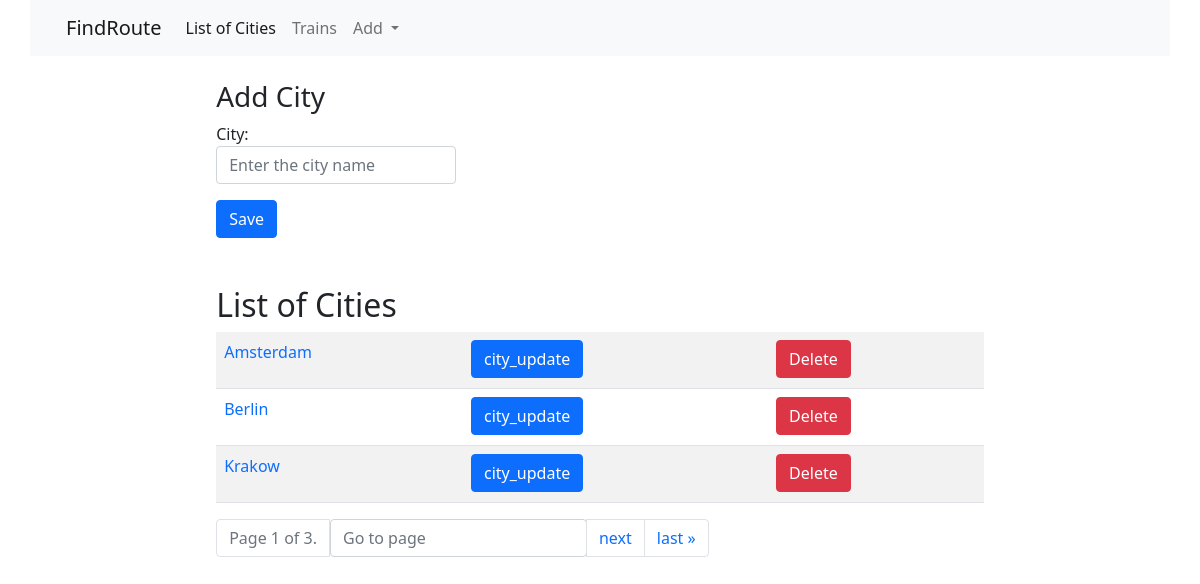
Before: /cities/ with the older database file.
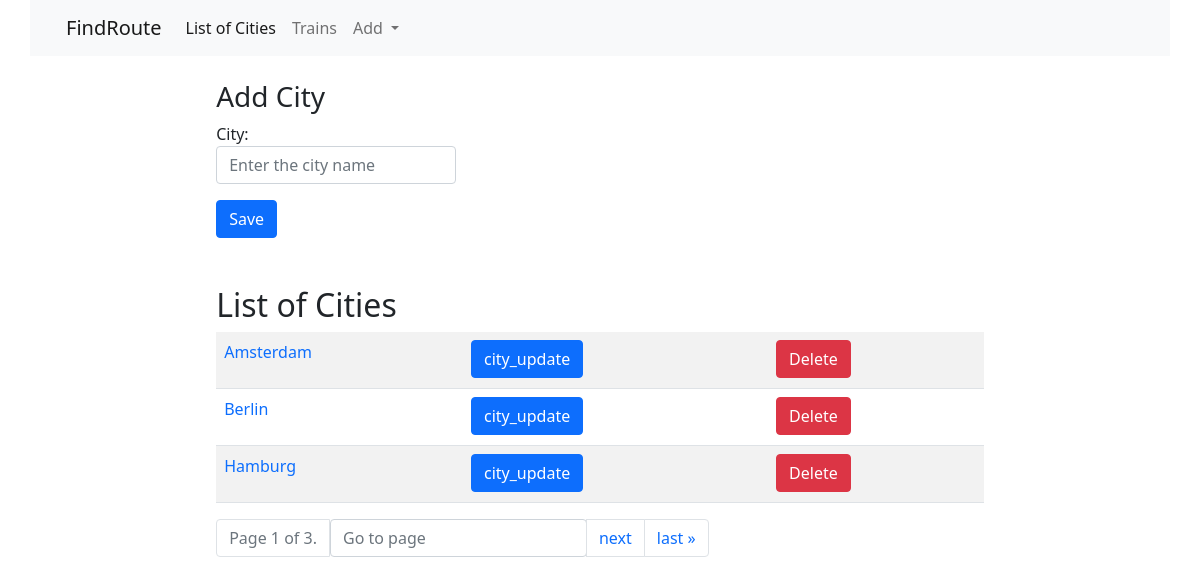
After: the same page with the newer database file.
### cities/models.py (models this page shows, shortened)
class City(models.Model):
    name = models.CharField(max_length=100, unique=True,
                            verbose_name="City name")
    class Meta:
        verbose_name = "City"
        verbose_name_plural = "Cities"
        ordering = ['name']

### cities/views.py (the view)
# urls.py: path('', CityListView.as_view(), name="city_list"),
class CityListView(ListView):
    model = City
    template_name = 'cities/city_list.html'
    paginate_by = 3
    def get_context_data(self, **kwargs):
        context = super().get_context_data(**kwargs)
        form = CityForm()
        context['form'] = form
        return context

### cities/forms.py
class CityForm(forms.ModelForm):
    name = forms.CharField(label="City", widget=forms.TextInput(
        attrs={'class': 'form-control', 'placeholder': 'Enter the city name'}))
    class Meta:
        model = City
        fields = ('name',)

### cities/templates/cities/city_list.html (shortened to what this page needs)
{% extends 'base.html' %}
{% block content %}
<div class="row">
    <div class="col-md-10 mx-auto">
        <br>
        <h3>Add City</h3>
        {% include 'form.html' with button='Save' action='add/' %}
        <br>
        <br>
        <h2>List of Cities</h2>
        <table class="table table-striped">
        {% for object in page_obj %}
        <tr>
            <td>
                <a href="{% url 'cities:city_detail' pk=object.id %}" style="text-decoration: none;"><p>{{object.name}}</p></a>
            </td>
            <td>
                <a href="{% url 'cities:city_update' pk=object.id %}" style="text-decoration: none;"><button type="button" class="btn btn-primary">city_update</button></a>
            </td>
            <td>
                <a href="{% url 'cities:city_delete' pk=object.id %}" style="text-decoration: none;"><button type="button" class="btn btn-danger">Delete</button></a>
            </td>
        </tr>
        {% endfor%}
        </table>
        <div class="pagination">
            <nav aria-label="...">
                <ul class="pagination">
                    <li class="page-item disabled">
                        <span class="page-link">Page {{ page_obj.number }} of {{ page_obj.paginator.num_pages }}.</span>
                    </li>
                     <li class="page-item" aria-current="page">
                            <form action="">
                                <input type="text" name="page" class="form-control" placeholder="Go to page" width="30px">
                            </form>
                        </li>
                    {% if page_obj.has_next %}
                        <li class="page-item" aria-current="page">
                            <a class="page-link" href="?page={{ page_obj.next_page_number }}">next</a>
                        </li>
                        <li class="page-item" aria-current="page">
                            <a class="page-link" href="?page={{ page_obj.paginator.num_pages }}">last &raquo;</a>
                        </li>
                    {% endif %}
                </ul>
            </nav>
        </div>
    </div>
</div>
{% endblock%}

Changed rows visible on the page:
no longer on this page (row unchanged): City: name "Krakow"
added City: name "Hamburg"
